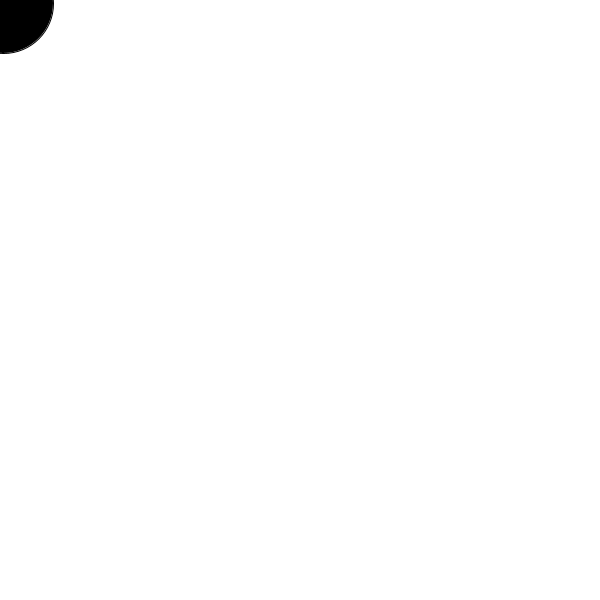
Frame 1 (no input)
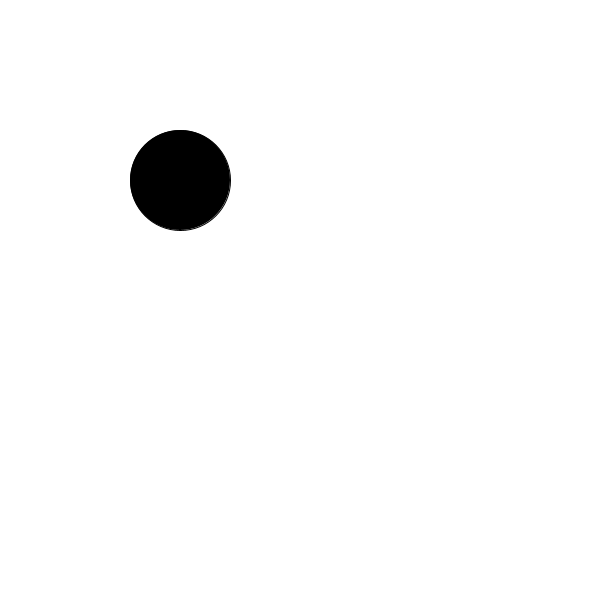
Frame 60 (the mouse pressed at the canvas centre just before this capture)
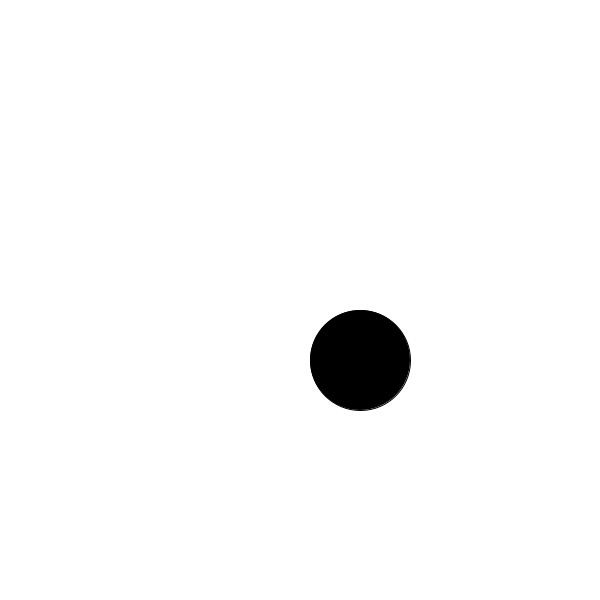
Frame 120 (the mouse held since frame 60 and released just before this capture)

The Processing sketch that drew these frames (run headless with seeded random() and noise(); from frame 60 on, the mouse is pressed at the canvas centre):

// Processing sketch: vectornotes
// ── vectornotes.pde
PVector pos; 
PVector vel; 

void setup(){
  size(600,600);
  pos = new PVector(0,0); 
  vel = new PVector(3,3); 
 
}

void draw(){
  //pos.x = mouseX; 
  //pos.y = mouseY; 
  
  pos.add(vel); 
  
  background(255); 
  fill(0);
  ellipse(pos.x, pos.y, 100, 100); 
}

class Ball{
  PVector pos;
}
